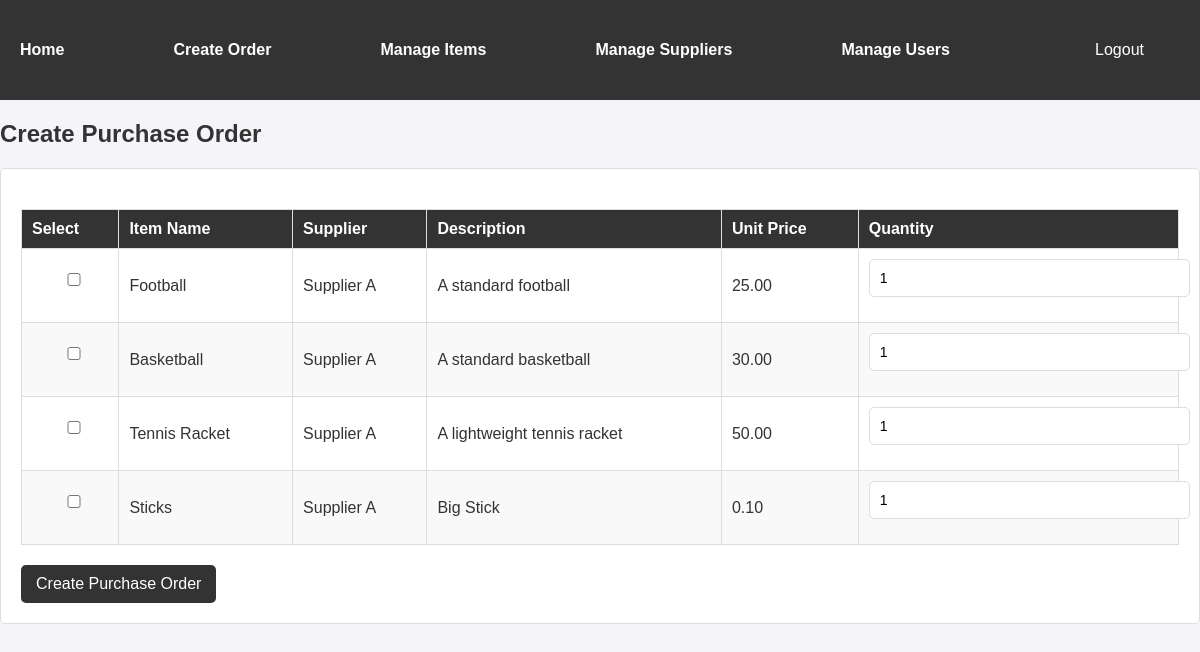
Page /app/create_order/ (signed in) on the earlier database version.
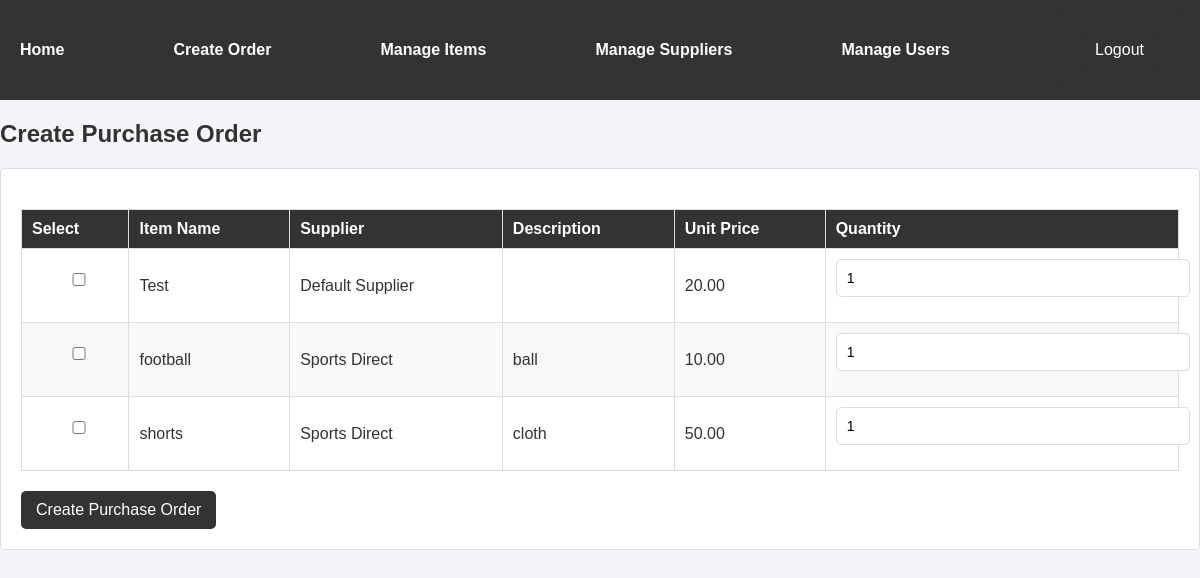
Same page on the later database version.
### PO_Items/models.py (models this page shows, shortened)
class SportsItem(models.Model):
    supplier = models.ForeignKey(Supplier, on_delete=models.CASCADE)
    name = models.CharField(max_length=100)
    description = models.TextField()
    unit_price = models.DecimalField(max_digits=10, decimal_places=2)

class Supplier(models.Model):
    name = models.CharField(max_length=100)
    contact_info = models.CharField(max_length=255, blank=True)
    def __str__(self):
        return self.name

### PO_Items/decorators.py (the view)
        def _wrapped_view(request, *args, **kwargs):
            if request.user.role in allowed_roles:
                return view_func(request, *args, **kwargs)
            return HttpResponseForbidden("You do not have permission to access this page.")

### PO_Items/views.py (called while the page is built, shortened)
@login_required
@role_required(['ADMIN', 'BUYER'])
def create_order(request):
    sports_items = SportsItem.objects.all()
    return render(request, 'PO_Items/create_order.html', {'sports_items': sports_items})

### PO_Items/templates/PO_Items/create_order.html (shortened to what this page needs)
{% load static %}
<!DOCTYPE html>
<html>
<head>
    <link rel="stylesheet" type="text/css" href="{% static 'PO_Items/styles.css' %}">
</head>
<body>
    <div class="navbar">
        <a href="{% url 'PO_Items:PO_Items' %}">Home</a>
        {% if request.user.role == 'BUYER' or request.user.role == 'ADMIN' %}
            <a href="{% url 'PO_Items:create_order' %}">Create Order</a>
        {% endif %}
        {% if request.user.role == 'INVENTORY_MANAGER' or request.user.role == 'ADMIN' %}
            <a href="{% url 'PO_Items:manage_items' %}">Manage Items</a>
            <a href="{% url 'PO_Items:manage_suppliers' %}">Manage Suppliers</a>
        {% endif %}
        {% if request.user.role == 'ADMIN' %}
            <a href="{% url 'PO_Items:manage_users' %}">Manage Users</a>
        {% endif %}
        <form class = "form_nav" method="post" action="{% url 'logout' %}" style="margin: 0;">
            <button type="submit" >Logout</button>
        </form>
    </div>
    <h2>Create Purchase Order</h2>
    <form method="post" action="">
        <table border="1">
            <thead>
                <tr>
                    <th>Select</th>
                    <th>Item Name</th>
                    <th>Supplier</th>
                    <th>Description</th>
                    <th>Unit Price</th>
                    <th>Quantity</th>
                </tr>
            </thead>
            <tbody>
                {% for item in sports_items %}
                <tr>
                    <td><input type="checkbox" name="sports_item" value="{{ item.id }}"></td>
                    <td>{{ item.name }}</td>
                    <td>{{ item.supplier }}</td>
                    <td>{{ item.description }}</td>
                    <td>{{ item.unit_price }}</td>
                    <td><input type="number" name="quantity" min="1" value="1"></td>
                </tr>
                {% endfor %}
            </tbody>
        </table>
        <button type="submit">Create Purchase Order</button>
    </form>
</body>
</html>

Differences in the rows shown:
removed SportsItem: name "Football", supplier "Supplier A", description "A standard football", unit_price "25.00"
removed SportsItem: name "Basketball", supplier "Supplier A", description "A standard basketball", unit_price "30.00"
removed SportsItem: name "Tennis Racket", supplier "Supplier A", description "A lightweight tennis racket", unit_price "50.00"
removed SportsItem: name "Sticks", supplier "Supplier A", description "Big Stick", unit_price "0.10"
added SportsItem: name "Test", supplier "Default Supplier", unit_price "20.00"
added SportsItem: name "football", supplier "Sports Direct", description "ball", unit_price "10.00"
added SportsItem: name "shorts", supplier "Sports Direct", description "cloth", unit_price "50.00"
